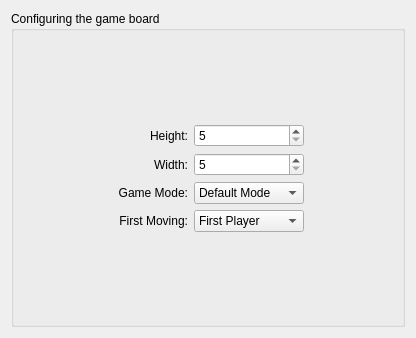
<?xml version="1.0" encoding="UTF-8"?>
<ui version="4.0">
 <class>NewGameFactory</class>
 <widget class="QWidget" name="NewGameFactory">
  <property name="geometry">
   <rect>
    <x>0</x>
    <y>0</y>
    <width>416</width>
    <height>338</height>
   </rect>
  </property>
  <property name="windowTitle">
   <string>New Game</string>
  </property>
  <layout class="QGridLayout" name="gridLayout_2">
   <item row="0" column="0" colspan="3">
    <widget class="QGroupBox" name="groupBox">
     <property name="title">
      <string>Configuring the game board</string>
     </property>
     <layout class="QGridLayout" name="gridLayout">
      <item row="4" column="3">
       <widget class="KComboBox" name="gameMode">
        <property name="autoCompletion">
         <bool>false</bool>
        </property>
        <item>
         <property name="text">
          <string>Default Mode</string>
         </property>
        </item>
        <item>
         <property name="text">
          <string>Extra Turn</string>
         </property>
        </item>
       </widget>
      </item>
      <item row="6" column="1">
       <spacer name="verticalSpacer">
        <property name="orientation">
         <enum>Qt::Vertical</enum>
        </property>
        <property name="sizeHint" stdset="0">
         <size>
          <width>20</width>
          <height>40</height>
         </size>
        </property>
       </spacer>
      </item>
      <item row="5" column="0">
       <spacer name="horizontalSpacer_2">
        <property name="orientation">
         <enum>Qt::Horizontal</enum>
        </property>
        <property name="sizeHint" stdset="0">
         <size>
          <width>40</width>
          <height>20</height>
         </size>
        </property>
       </spacer>
      </item>
      <item row="5" column="4">
       <spacer name="horizontalSpacer">
        <property name="orientation">
         <enum>Qt::Horizontal</enum>
        </property>
        <property name="sizeHint" stdset="0">
         <size>
          <width>40</width>
          <height>20</height>
         </size>
        </property>
       </spacer>
      </item>
      <item row="5" column="1">
       <widget class="QLabel" name="label_4">
        <property name="text">
         <string>First Moving:</string>
        </property>
        <property name="alignment">
         <set>Qt::AlignRight|Qt::AlignTrailing|Qt::AlignVCenter</set>
        </property>
       </widget>
      </item>
      <item row="4" column="1">
       <widget class="QLabel" name="label_3">
        <property name="text">
         <string>Game Mode:</string>
        </property>
        <property name="alignment">
         <set>Qt::AlignRight|Qt::AlignTrailing|Qt::AlignVCenter</set>
        </property>
       </widget>
      </item>
      <item row="1" column="3">
       <widget class="QSpinBox" name="heightSpinBox">
        <property name="minimum">
         <number>5</number>
        </property>
        <property name="maximum">
         <number>40</number>
        </property>
       </widget>
      </item>
      <item row="3" column="3">
       <widget class="QSpinBox" name="widthSpinBox">
        <property name="minimum">
         <number>5</number>
        </property>
        <property name="maximum">
         <number>40</number>
        </property>
       </widget>
      </item>
      <item row="5" column="3">
       <widget class="KComboBox" name="firstMoving">
        <item>
         <property name="text">
          <string>First Player</string>
         </property>
        </item>
        <item>
         <property name="text">
          <string>Second Player</string>
         </property>
        </item>
       </widget>
      </item>
      <item row="3" column="0" colspan="2">
       <widget class="QLabel" name="label_2">
        <property name="text">
         <string>Width:</string>
        </property>
        <property name="alignment">
         <set>Qt::AlignRight|Qt::AlignTrailing|Qt::AlignVCenter</set>
        </property>
       </widget>
      </item>
      <item row="1" column="1">
       <widget class="QLabel" name="label">
        <property name="text">
         <string>Height:</string>
        </property>
        <property name="alignment">
         <set>Qt::AlignRight|Qt::AlignTrailing|Qt::AlignVCenter</set>
        </property>
       </widget>
      </item>
      <item row="0" column="3">
       <spacer name="verticalSpacer_2">
        <property name="orientation">
         <enum>Qt::Vertical</enum>
        </property>
        <property name="sizeHint" stdset="0">
         <size>
          <width>20</width>
          <height>40</height>
         </size>
        </property>
       </spacer>
      </item>
     </layout>
    </widget>
   </item>
  </layout>
 </widget>
 <customwidgets>
  <customwidget>
   <class>KComboBox</class>
   <extends>QComboBox</extends>
   <header>kcombobox.h</header>
  </customwidget>
 </customwidgets>
 <resources/>
 <connections/>
</ui>
